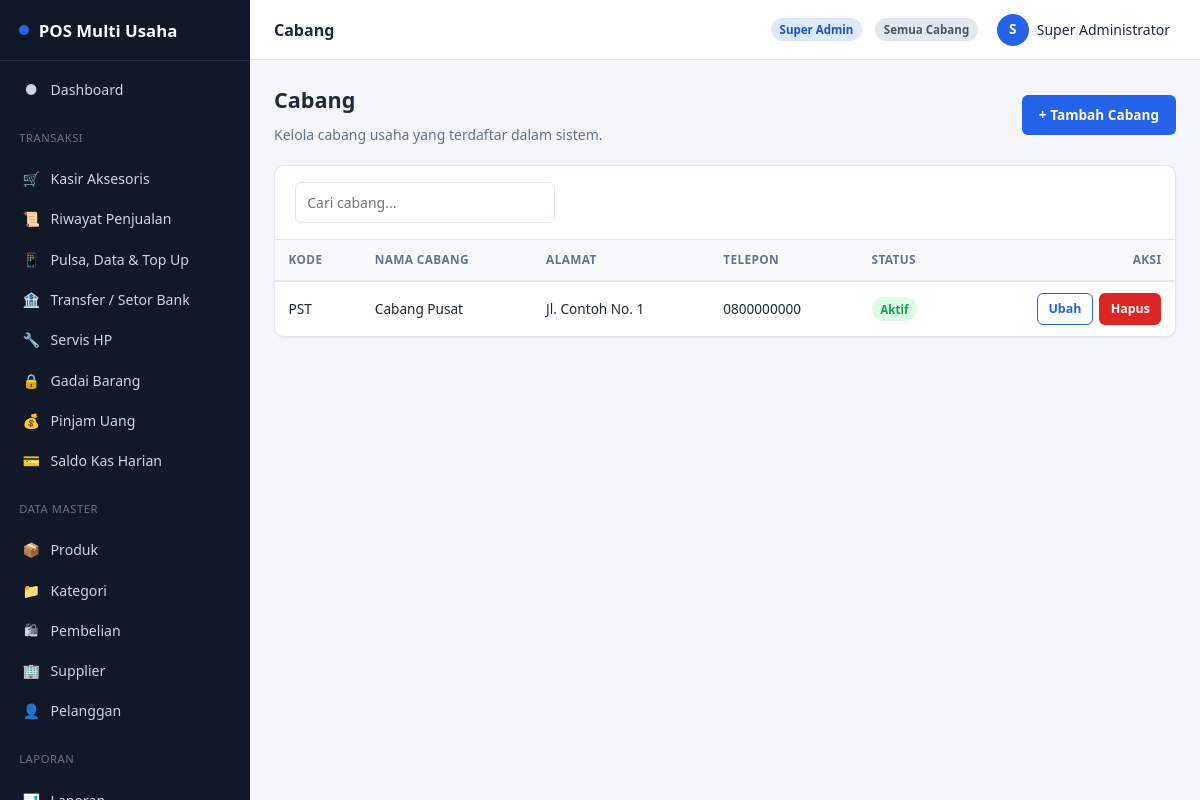
/branches/index (signed in), run on the app's committed database.
### tables this page shows
CREATE TABLE IF NOT EXISTS branches (
    id            INT UNSIGNED AUTO_INCREMENT PRIMARY KEY,
    code          VARCHAR(20)  NOT NULL UNIQUE,
    name          VARCHAR(100) NOT NULL,
    address       VARCHAR(255) DEFAULT NULL,
    phone         VARCHAR(30)  DEFAULT NULL,
    is_active     TINYINT(1)   NOT NULL DEFAULT 1,
    created_at    DATETIME     NOT NULL DEFAULT CURRENT_TIMESTAMP,
    updated_at    DATETIME     NOT NULL DEFAULT CURRENT_TIMESTAMP ON UPDATE CURRENT_TIMESTAMP,
    deleted_at    DATETIME     DEFAULT NULL
);

### app/core/Controller.php (called while the page is built, shortened)
<?php
abstract class Controller
{
    protected function view(string $view, array $data = [], string $layout = 'app'): void
    {
        extract($data, EXTR_SKIP);
        $viewFile = VIEW_PATH . '/' . $view . '.php';
        $content = function () use ($viewFile, $data): void {
            extract($data, EXTR_SKIP);
            require $viewFile;
        };
        require VIEW_PATH . '/layouts/' . $layout . '.php';
    }
}

### app/controllers/BranchController.php (called while the page is built, shortened)
<?php
final class BranchController extends Controller
{
    public function index(): void
    {
        $this->view('branches/index', [
            'title'    => 'Cabang',
            'branches' => BranchModel::all('name'),
        ]);
    }
}

### app/core/Router.php (called while the page is built, shortened)
<?php
final class Router
{
    public static function dispatch(string $route): void
    {
        $route = trim($route, '/');
        $segments = $route === '' ? [] : explode('/', $route);
        $action    = $segments[1] ?? 'index';
        $params    = array_slice($segments, 2);
        $controller = new $controllerClass();
        call_user_func_array([$controller, $action], $params);
    }
}

### index.php (called while the page is built, shortened)
<?php
$route = $_GET['route'] ?? '';
Router::dispatch($route);

### app/core/Model.php (called while the page is built, shortened)
<?php
abstract class Model
{
    protected static string $table;
    protected static bool $softDelete = false;
    protected static function db(): PDO
    {
        return Database::connection();
    }
    protected static function baseWhere(): string
    {
        return static::$softDelete ? ' WHERE deleted_at IS NULL' : '';
    }
    public static function all(string $orderBy = ''): array
    {
        $sql = 'SELECT * FROM ' . static::$table . static::baseWhere();
        if ($orderBy !== '') {
            $sql .= ' ORDER BY ' . $orderBy;
        }
        return static::db()->query($sql)->fetchAll();
    }
}

### app/views/branches/index.php (the view, shortened to what this page needs)
<div class="content-header">
    <div>
        <h1>Cabang</h1>
        <p class="text-muted mb-0">Kelola cabang usaha yang terdaftar dalam sistem.</p>
    </div>
    <a class="btn" href="<?= e(url('branches/create')) ?>">+ Tambah Cabang</a>
</div>
<div class="card">
    <div class="card-header">
        <input type="search" placeholder="Cari cabang..." data-table-search="#tbl-branches" style="max-width:260px;">
    </div>
    <div class="table-wrap">
        <table id="tbl-branches">
            <thead>
                <tr><th>Kode</th><th>Nama Cabang</th><th>Alamat</th><th>Telepon</th><th>Status</th><th class="text-right">Aksi</th></tr>
            </thead>
            <tbody>
            <?php foreach ($branches as $b): ?>
                <tr>
                    <td><?= e($b['code']) ?></td>
                    <td><?= e($b['name']) ?></td>
                    <td><?= e($b['address'] ?? '-') ?></td>
                    <td><?= e($b['phone'] ?? '-') ?></td>
                    <td><?= $b['is_active'] ? '<span class="badge badge-success">Aktif</span>' : '<span class="badge badge-gray">Nonaktif</span>' ?></td>
                    <td class="text-right">
                        <div class="table-actions" style="justify-content:flex-end;">
                            <a class="btn btn-sm btn-outline" href="<?= e(url('branches/edit/' . $b['id'])) ?>">Ubah</a>
                            <form method="post" action="<?= e(url('branches/destroy/' . $b['id'])) ?>" data-confirm="Hapus cabang ini?">
                                <button type="submit" class="btn btn-sm btn-danger">Hapus</button>
                            </form>
                        </div>
                    </td>
                </tr>
            <?php endforeach; ?>
            </tbody>
        </table>
    </div>
</div>

### assets/css/app.css (style rules this page uses)
:root { --color-primary: #2563eb; --color-primary-dark: #1d4ed8; --color-primary-light: #dbeafe; --color-success: #16a34a; --color-success-light: #dcfce7; --color-danger: #dc2626; --color-danger-light: #fee2e2; --color-warning: #d97706; --color-warning-light: #fef3c7; --color-info: #0891b2; --color-bg: #f4f6fb; --color-surface: #ffffff; --color-border: #e2e8f0; --color-text: #1e293b; --color-text-muted: #64748b; --color-sidebar-bg: #111827; --color-sidebar-text: #cbd5e1; --color-sidebar-active: #2563eb; --radius-sm: 6px; --radius-md: 10px; --radius-lg: 16px; --shadow-sm: 0 1px 2px rgba(15, 23, 42, .06); --shadow-md: 0 4px 12px rgba(15, 23, 42, .08); --sidebar-width: 250px; --header-height: 60px; }
* { box-sizing: border-box; }
html, body { margin: 0; padding: 0; height: 100%; }
body { font-family: 'Segoe UI', Roboto, -apple-system, BlinkMacSystemFont, Arial, sans-serif; background: var(--color-bg); color: var(--color-text); font-size: 14px; line-height: 1.5; }
a { color: var(--color-primary); text-decoration: none; }
h1, h2, h3, h4 { margin: 0 0 .5rem; font-weight: 600; }
p { margin: 0 0 .75rem; }
.content-header { display: flex; align-items: center; justify-content: space-between; flex-wrap: wrap; gap: .75rem; margin-bottom: 1.25rem; }
.content-header h1 { font-size: 1.35rem; }
.card { background: var(--color-surface); border: 1px solid var(--color-border); border-radius: var(--radius-md); box-shadow: var(--shadow-sm); margin-bottom: 1.25rem; }
.card-header { padding: 1rem 1.25rem; border-bottom: 1px solid var(--color-border); display: flex; align-items: center; justify-content: space-between; gap: .5rem; flex-wrap: wrap; }
input[type=text], input[type=password], input[type=number], input[type=date], input[type=datetime-local], input[type=search], input[type=email], input[type=tel], select, textarea { width: 100%; padding: .55rem .7rem; border: 1px solid var(--color-border); border-radius: var(--radius-sm); font: inherit; background: #fff; color: var(--color-text); }
.btn { display: inline-flex; align-items: center; justify-content: center; gap: .4rem; padding: .55rem 1rem; border-radius: var(--radius-sm); border: 1px solid transparent; font: inherit; font-weight: 600; font-size: .85rem; cursor: pointer; background: var(--color-primary); color: #fff; transition: filter .15s ease; }
.btn-sm { padding: .35rem .65rem; font-size: .78rem; }
.btn-outline { background: transparent; color: var(--color-primary); border-color: var(--color-primary); }
.btn-danger { background: var(--color-danger); }
.table-wrap { overflow-x: auto; }
table { width: 100%; border-collapse: collapse; font-size: .85rem; }
thead th { text-align: left; padding: .7rem .85rem; background: #f8fafc; border-bottom: 2px solid var(--color-border); font-size: .74rem; text-transform: uppercase; letter-spacing: .03em; color: var(--color-text-muted); white-space: nowrap; }
tbody td { padding: .7rem .85rem; border-bottom: 1px solid var(--color-border); vertical-align: middle; }
tbody tr:last-child td { border-bottom: none; }
.text-right { text-align: right; }
.table-actions { display: flex; gap: .4rem; flex-wrap: wrap; }
.badge { display: inline-flex; align-items: center; padding: .2rem .55rem; border-radius: 999px; font-size: .72rem; font-weight: 700; }
.badge-success { background: var(--color-success-light); color: var(--color-success); }
.mb-0 { margin-bottom: 0; }
.text-muted { color: var(--color-text-muted); }

### data on the page
branches: code "PST", name "Cabang Pusat", address "Jl. Contoh No. 1", phone "0800000000", is_active "Aktif"

### other printed values
APP_NAME "POS Multi Usaha"
$item['icon'] "●"
$item['label'] "Dashboard"
$item['icon'] "🛒"
$item['label'] "Kasir Aksesoris"
$item['icon'] "📜"
$item['label'] "Riwayat Penjualan"
$item['icon'] "📱"
$item['label'] "Pulsa, Data & Top Up"
$item['icon'] "🏦"
$item['label'] "Transfer / Setor Bank"
$item['icon'] "🔧"
$item['label'] "Servis HP"
$item['icon'] "🔒"
$item['label'] "Gadai Barang"
